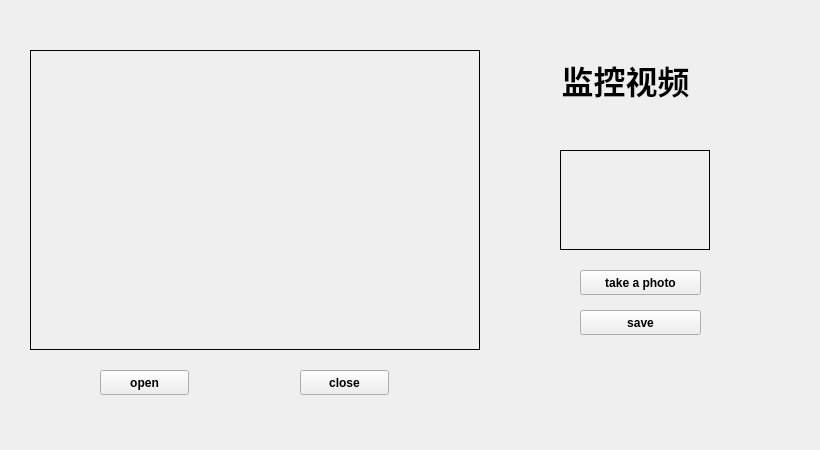
<?xml version="1.0" encoding="UTF-8"?>
<ui version="4.0">
 <class>Video_Monitor</class>
 <widget class="QWidget" name="Video_Monitor">
  <property name="geometry">
   <rect>
    <x>0</x>
    <y>0</y>
    <width>820</width>
    <height>450</height>
   </rect>
  </property>
  <property name="windowTitle">
   <string>Form</string>
  </property>
  <widget class="QLabel" name="label_video">
   <property name="geometry">
    <rect>
     <x>30</x>
     <y>50</y>
     <width>450</width>
     <height>300</height>
    </rect>
   </property>
   <property name="frameShape">
    <enum>QFrame::Panel</enum>
   </property>
   <property name="text">
    <string/>
   </property>
  </widget>
  <widget class="QPushButton" name="pushButton_open">
   <property name="geometry">
    <rect>
     <x>100</x>
     <y>370</y>
     <width>89</width>
     <height>25</height>
    </rect>
   </property>
   <property name="font">
    <font>
     <weight>75</weight>
     <bold>true</bold>
    </font>
   </property>
   <property name="text">
    <string>open</string>
   </property>
  </widget>
  <widget class="QPushButton" name="pushButton_close">
   <property name="geometry">
    <rect>
     <x>300</x>
     <y>370</y>
     <width>89</width>
     <height>25</height>
    </rect>
   </property>
   <property name="font">
    <font>
     <weight>75</weight>
     <bold>true</bold>
    </font>
   </property>
   <property name="text">
    <string>close</string>
   </property>
  </widget>
  <widget class="QPushButton" name="pushButton_photo">
   <property name="geometry">
    <rect>
     <x>580</x>
     <y>270</y>
     <width>121</width>
     <height>25</height>
    </rect>
   </property>
   <property name="font">
    <font>
     <weight>75</weight>
     <bold>true</bold>
    </font>
   </property>
   <property name="text">
    <string>take a photo</string>
   </property>
  </widget>
  <widget class="QLabel" name="label_photo">
   <property name="geometry">
    <rect>
     <x>560</x>
     <y>150</y>
     <width>150</width>
     <height>100</height>
    </rect>
   </property>
   <property name="frameShape">
    <enum>QFrame::Panel</enum>
   </property>
   <property name="text">
    <string/>
   </property>
  </widget>
  <widget class="QPushButton" name="pushButton_save">
   <property name="geometry">
    <rect>
     <x>580</x>
     <y>310</y>
     <width>121</width>
     <height>25</height>
    </rect>
   </property>
   <property name="font">
    <font>
     <weight>75</weight>
     <bold>true</bold>
    </font>
   </property>
   <property name="text">
    <string>save</string>
   </property>
  </widget>
  <widget class="QLabel" name="label">
   <property name="geometry">
    <rect>
     <x>510</x>
     <y>40</y>
     <width>231</width>
     <height>81</height>
    </rect>
   </property>
   <property name="font">
    <font>
     <pointsize>24</pointsize>
     <weight>75</weight>
     <bold>true</bold>
    </font>
   </property>
   <property name="text">
    <string>&lt;html&gt;&lt;head/&gt;&lt;body&gt;&lt;p align=&quot;center&quot;&gt;监控视频&lt;/p&gt;&lt;/body&gt;&lt;/html&gt;</string>
   </property>
  </widget>
 </widget>
 <resources/>
 <connections/>
</ui>
